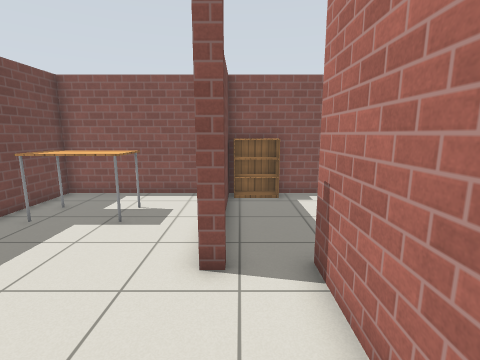
View 1 (above)

16 first-person views from a walk through a Gazebo world. The camera is 1.3 m above the floor, tilts 10° down and sees 85° across. Floor lines are 1 m apart. The floor is counted in squares, 0.5 m on a side. Each view is taken from the middle of a square. On the plan, view 1 faces up. The plan holds only what a view shows up to about 18 squares ahead; the rest is blank. Gazebo's built-in surfaces are drawn with simple patterns. Some stock models are drawn as simple stand-ins.

View 2
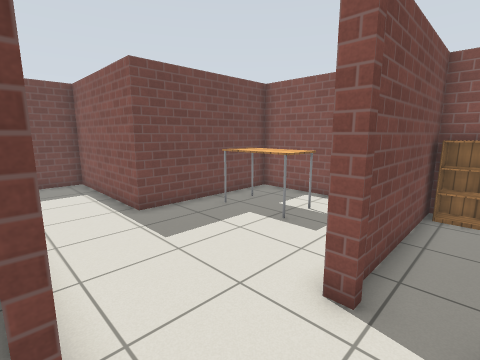

View 3
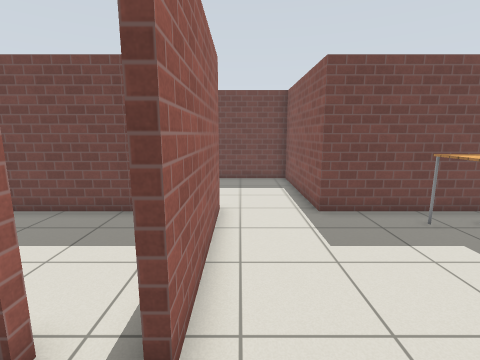

View 4
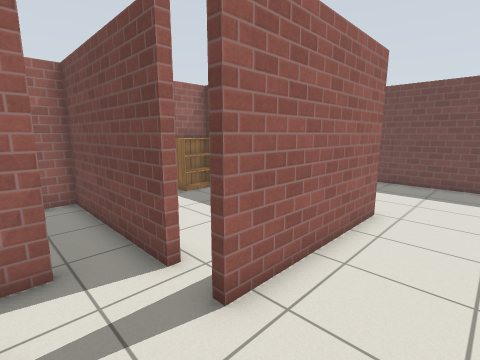

View 5
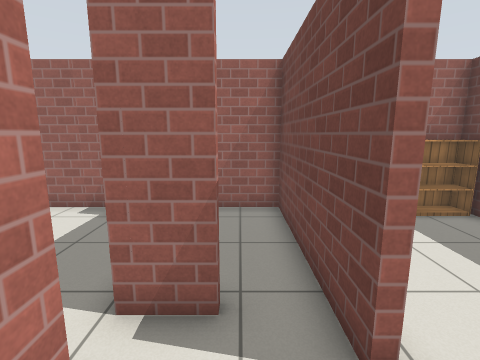

View 6
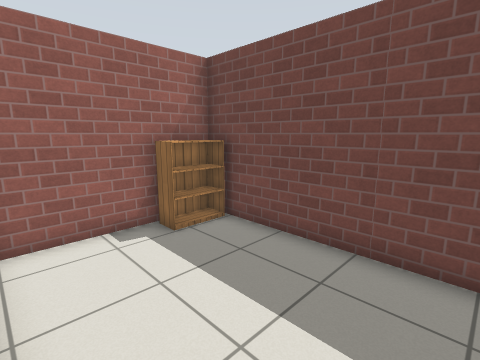

View 7
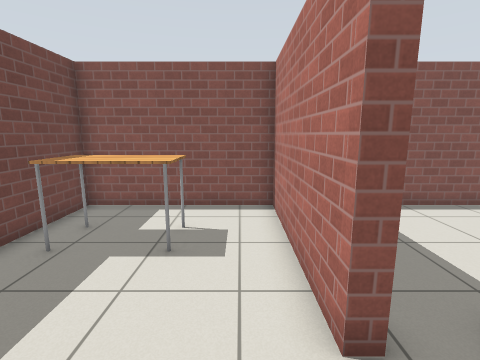

View 8
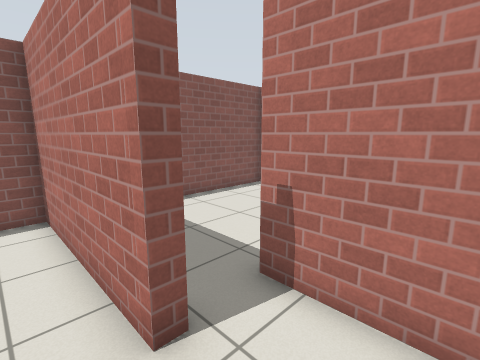

View 9
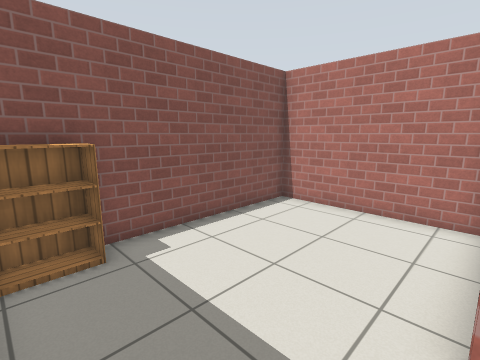

View 10
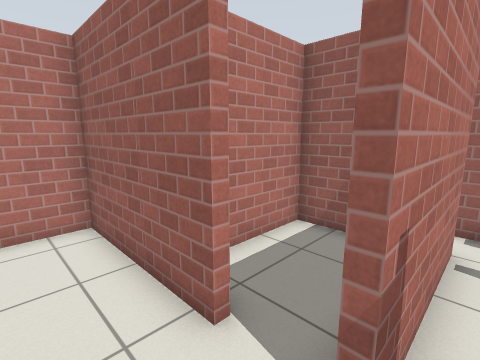

View 11
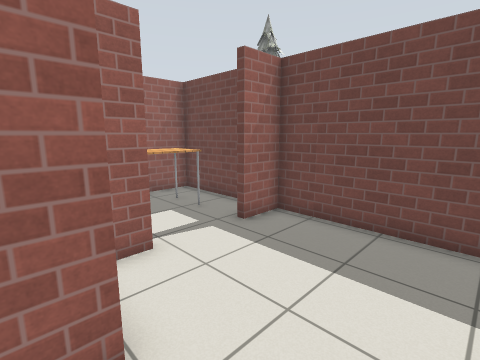

View 12
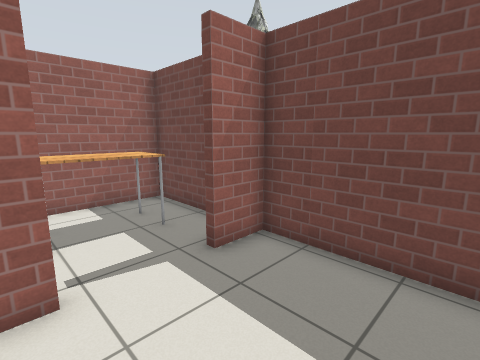

View 13
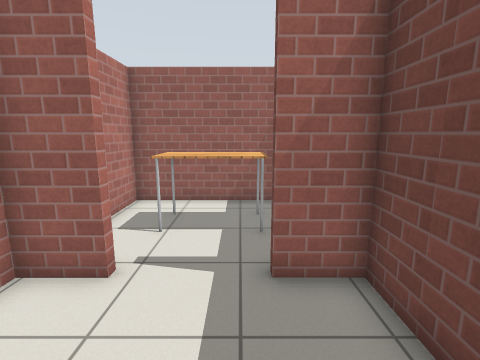

View 14
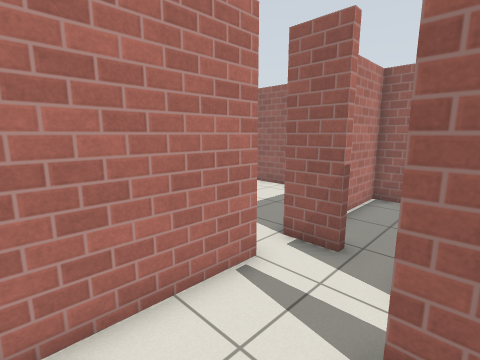

View 15
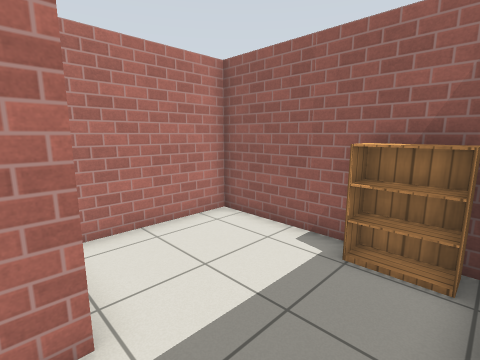

View 16
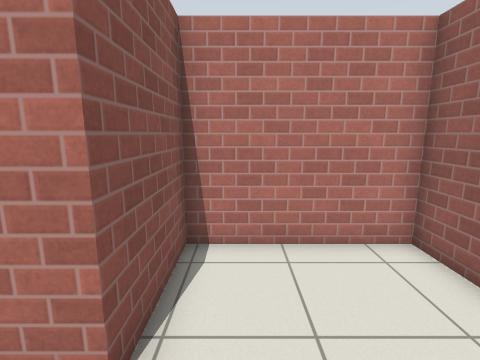

### Floor plan
Points are (right, up) in squares from view 1. A wall is a line through its corners. A room is listed if a view was taken in it or the views show most of it. See-through windows are left out.
Room 1 (views 1, 2)
walls: (0.3, -1.4) (1.9, -1.4); (-1.4, -0.4) (-1.4, -7.1) (1.5, -7.1) (1.5, -4.6); (1.5, -0.1) (1.5, 1.6); (-1.4, 1.3) (-1.4, 0.9); (-0.2, 4.7) (-0.8, 4.7)
ways out: opening at (-0.6, 1.7) to room 2; opening at (2, -1) to room 7
Room 2 (views 3, 4, 5, 9)
walls: (1.5, 1.6) (1.5, 5)
ways out: opening at (-0.6, 1.7) to room 1; opening at (0.5, 5) to room 5
Room 3 (view 6)
walls: (-7.6, 0) (-7.6, -7.1) (-2, -7.1)
objects: bookshelf (-7, -6) to (-6, -6)
Room 4 (views 7, 8, 11, 14)
walls: (-0.8, 4.7) (-0.8, 11.4) (-7.6, 11.4) (-7.6, 4.7); (-8, 1.3) (-1.4, 1.3)
ways out: opening at (-8, 3) to room 6
objects: table (-6, 8) to (-4, 9)
Room 5 (view 10)
walls: (3.5, 5) (8.9, 5) (8.9, 11.4) (-0.5, 11.4) (-0.5, 5.5); (3.6, 0.3) (5.2, 0.3) (5.2, 3.1)
ways out: opening at (0.5, 5) to room 2
objects: bookshelf (0, 11) to (1, 11)
Room 6 (views 12, 13)
walls: (-9.6, -1.4) (-7.9, -1.4); (-7.6, 4.7) (-14.3, 4.7) (-14.3, -1.4) (-12.5, -1.4)
ways out: opening at (-8, 3) to room 4; opening at (-11, -2) to room 8
Room 7 (views 15, 16)
walls: (3.5, -7.1) (8.9, -7.1) (8.9, -1.7) (5.2, -1.7) (5.2, -0.6)
ways out: opening at (2, -1) to room 1
objects: bookshelf (3, -7) to (4, -6)
Room 8 (no view inside)
walls: (-14.3, -3.4) (-14.3, -7.1) (-7.9, -7.1) (-7.9, -5)
ways out: opening at (-11, -2) to room 6
objects: table (-12, -5) to (-10, -4)

Positions as (right, up) in squares from view 1, and headings:
1: (0, 0), facing up
2: (1, 1), facing up-left
3: (1, 2), facing left
4: (1, 4), facing down-left
5: (0, 2), facing down
6: (-2, 0), facing down-left
7: (-2, 2), facing up
8: (-2, 2), facing up-right
9: (0, 5), facing up-right
10: (1, 7), facing down-right
11: (-7, 4), facing down-left
12: (-9, 3), facing down-left
13: (-12, 3), facing down
14: (-2, 4), facing down-right
15: (2, -1), facing down-right
16: (3, -3), facing right
